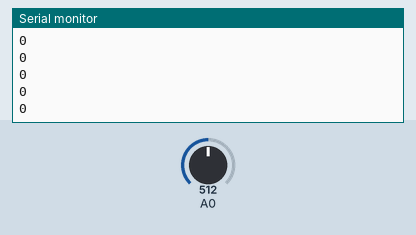
This sketch was run on a simulated Arduino Uno, built with avr-gcc and run on an emulated ATmega328P. On the bench: the last lines printed to the serial monitor. Inputs (shaded band) come from the test bench; at power-on: A0 = 512. No radio packets arrive unless stated.

Above: at 1.2 s.
1.3 s: A0 set to 716
At 1.34 s:
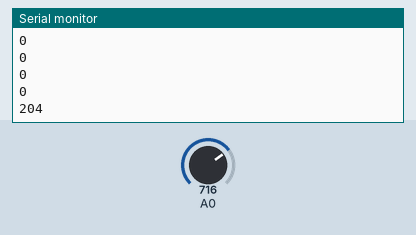
2.8 s: A0 set to 900
At 2.8 s:
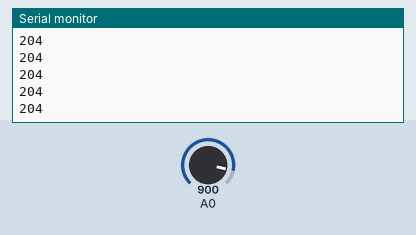
Timing chart, 0 to 5.8 s (numbered marks = the images above; inputs shaded):
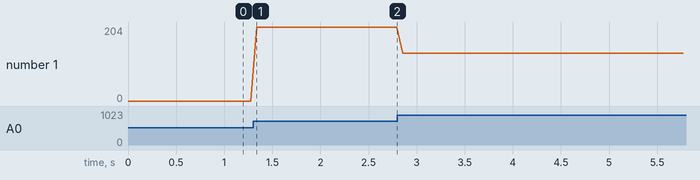

The sketch:

sketch_dec26a.ino
```cpp
#include <RH_ASK.h>
#include <SPI.h> // Not actually used but needed to compile

RH_ASK driver;
    uint8_t *data;
    uint8_t sensorValue;
void setup()
{
    Serial.begin(9600);  // Debugging only

    if (!driver.init())
         Serial.println("init failed");
}

void loop()
{
    sensorValue = analogRead(A0);
    Serial.println(sensorValue);
    data = &sensorValue;
    driver.send(data, sizeof(sensorValue));
    driver.waitPacketSent();
    }
```

Measured:
- after the input at 1.3 s, the serial monitor: prints a new line at once (image 1)
- plotted number 1: 0 → 204 after the input at 1.3 s, 204 → 132 after the input at 2.8 s
